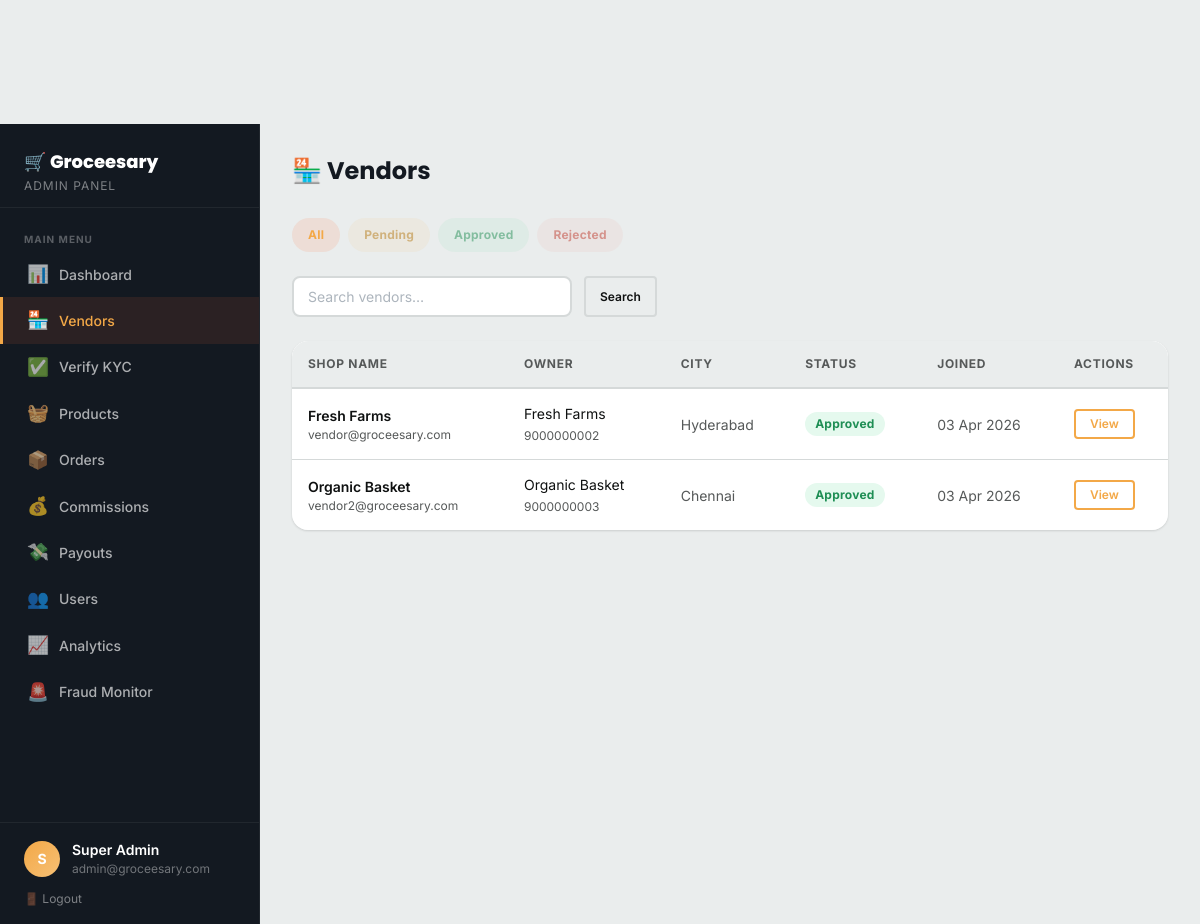
The app's page /pages/admin/vendors.php (signed in) with its own data.
### tables this page shows
CREATE TABLE IF NOT EXISTS `vendors` (
  `id`                  INT UNSIGNED AUTO_INCREMENT PRIMARY KEY,
  `user_id`             INT UNSIGNED NOT NULL UNIQUE,
  `shop_name`           VARCHAR(150) NOT NULL,
  `shop_description`    TEXT,
  `shop_address`        TEXT,
  `city`                VARCHAR(100),
  `state`               VARCHAR(100),
  `pincode`             VARCHAR(10),
  `shop_logo`           VARCHAR(255) DEFAULT NULL,
  `shop_banner`         VARCHAR(255) DEFAULT NULL,
  `aadhar_no`           VARCHAR(20) DEFAULT NULL,
  `pan_no`              VARCHAR(20) DEFAULT NULL,
  `bank_account`        VARCHAR(30) DEFAULT NULL,
  `bank_ifsc`           VARCHAR(15) DEFAULT NULL,
  `bank_name`           VARCHAR(100) DEFAULT NULL,
  `aadhar_doc`          VARCHAR(255) DEFAULT NULL,
  `pan_doc`             VARCHAR(255) DEFAULT NULL,
  `verification_status` ENUM('pending','approved','rejected','suspended') NOT NULL DEFAULT 'pending',
  `kyc_status`          ENUM('pending','submitted','approved','rejected') NOT NULL DEFAULT 'pending',
  `kyc_notes`           TEXT DEFAULT NULL,
  `commission_rate`     DECIMAL(5,2) NOT NULL DEFAULT 10.00,
  `total_sales`         DECIMAL(12,2) NOT NULL DEFAULT 0.00,
  `avg_rating`          DECIMAL(3,2) NOT NULL DEFAULT 0.00,
  `total_reviews`       INT UNSIGNED NOT NULL DEFAULT 0,
  `delivery_time`       VARCHAR(50) DEFAULT '30-60 min',
  `min_order_amount`    DECIMAL(10,2) NOT NULL DEFAULT 0.00,
  `created_at`          DATETIME NOT NULL DEFAULT CURRENT_TIMESTAMP,
  `updated_at`          DATETIME NOT NULL DEFAULT CURRENT_TIMESTAMP ON UPDATE CURRENT_TIMESTAMP,
  FOREIGN KEY (`user_id`) REFERENCES `users`(`id`) ON DELETE CASCADE,
  INDEX `idx_verification` (`verification_status`),
  INDEX `idx_city` (`city`)
);

CREATE TABLE IF NOT EXISTS `users` (
  `id`           INT UNSIGNED AUTO_INCREMENT PRIMARY KEY,
  `name`         VARCHAR(100) NOT NULL,
  `email`        VARCHAR(150) NOT NULL UNIQUE,
  `phone`        VARCHAR(15),
  `password_hash` VARCHAR(255) NOT NULL,
  `role`         ENUM('customer','vendor','admin') NOT NULL DEFAULT 'customer',
  `avatar`       VARCHAR(255) DEFAULT NULL,
  `is_active`    TINYINT(1) NOT NULL DEFAULT 1,
  `email_verified` TINYINT(1) NOT NULL DEFAULT 0,
  `reset_token`  VARCHAR(100) DEFAULT NULL,
  `reset_expires` DATETIME DEFAULT NULL,
  `created_at`   DATETIME NOT NULL DEFAULT CURRENT_TIMESTAMP,
  `updated_at`   DATETIME NOT NULL DEFAULT CURRENT_TIMESTAMP ON UPDATE CURRENT_TIMESTAMP,
  INDEX `idx_email` (`email`),
  INDEX `idx_role`  (`role`)
);

### config/database.php (called while the page is built, shortened)
<?php
class Database {
    private static ?Database $instance = null;
    private ?PDO $conn = null;
    private function __construct() {
        try {
            if (defined('DB_TYPE') && DB_TYPE === 'sqlite') {
                $dbPath = defined('DB_PATH') ? DB_PATH : __DIR__ . '/../database/groceesary.sqlite';
                $dbDir = dirname($dbPath);
                if (!is_dir($dbDir)) @mkdir($dbDir, 0777, true);
                $this->conn = new PDO("sqlite:$dbPath");
                $this->conn->setAttribute(PDO::ATTR_ERRMODE, PDO::ERRMODE_EXCEPTION);
            } else {
                $dsn = "mysql:host=" . DB_HOST . ";dbname=" . DB_NAME . ";charset=" . DB_CHARSET;
                $this->conn = new PDO($dsn, DB_USER, DB_PASSWORD, [
                    PDO::ATTR_ERRMODE => PDO::ERRMODE_EXCEPTION,
                    PDO::ATTR_DEFAULT_FETCH_MODE => PDO::FETCH_ASSOC,
                    PDO::ATTR_EMULATE_PREPARES => false,
                ]);
            }
        } catch (PDOException $e) {
            if (defined('DEBUG_MODE') && DEBUG_MODE) {
                die('<h3>DB Connection Error: ' . $e->getMessage() . '</h3>');
            }
            die('Service temporarily unavailable.');
        }
    }
    public static function getInstance(): Database {
        if (self::$instance === null) {
            self::$instance = new Database();
        }
        return self::$instance;
    }
    public function query(string $sql): array {
        try {
            $stmt = $this->conn->query($sql);
            return $stmt->fetchAll(PDO::FETCH_ASSOC);
        } catch (PDOException $e) {
            $this->logError($e->getMessage(), $sql);
            return [];
        }
    }
}
?>

### pages/admin/vendors.php (the view, shortened to what this page needs)
<?php
require_once '../../config/config.php'; require_once '../../config/constants.php'; require_once '../../config/database.php';
$db=Database::getInstance(); $success=''; $errors=[];
$status_filter=trim($_GET['status']??''); $q=trim($_GET['q']??'');
$page=(int)($_GET['page']??1); $per=15; $offset=($page-1)*$per;
$where="1=1"; if($status_filter) $where.=" AND v.verification_status='".addslashes($status_filter)."'";
$vendors=$db->query("SELECT v.*,u.name AS owner_name,u.email,u.phone,u.is_active FROM vendors v JOIN users u ON u.id=v.user_id WHERE $where ORDER BY v.created_at DESC LIMIT $per OFFSET $offset");
$vc=['pending'=>'warning','approved'=>'success','rejected'=>'danger'];
require_once '../../templates/layouts/header.php';
?>
<div class="dashboard-layout">
<?php require_once '../../templates/layouts/sidebar.php'; ?>
<main class="dashboard-main">
  <h1 style="font-size:var(--text-2xl);margin-bottom:var(--space-6)">🏪 Vendors</h1>
  <div class="flex gap-2 flex-wrap mb-5">
    <a href="?" class="badge <?=!$status_filter?'badge-primary':'badge-muted'?>" style="padding:8px 16px;text-decoration:none">All</a>
    <?php foreach(['pending'=>'Pending','approved'=>'Approved','rejected'=>'Rejected'] as $k=>$l):?><a href="?status=<?=$k?>" class="badge badge-<?=$vc[$k]?>" style="padding:8px 16px;text-decoration:none;opacity:<?=$status_filter===$k?'1':'0.5'?>"><?=$l?></a><?php endforeach;?>
  </div>
  <form class="flex gap-3 mb-5" method="GET">
    <input type="text" class="form-control" name="q" placeholder="Search vendors…" value="<?=htmlspecialchars($q)?>" style="max-width:280px">
    <button type="submit" class="btn btn-ghost btn-sm">Search</button>
  </form>
  <?php if($vendors):?>
  <div class="table-wrapper">
    <table class="table">
      <thead><tr><th>Shop Name</th><th>Owner</th><th>City</th><th>Status</th><th>Joined</th><th>Actions</th></tr></thead>
      <tbody>
      <?php foreach($vendors as $v):?>
        <tr>
          <td><div class="fw-semibold"><?=htmlspecialchars($v['shop_name'])?></div><div class="text-xs text-muted"><?=htmlspecialchars($v['email'])?></div></td>
          <td class="text-sm"><?=htmlspecialchars($v['owner_name'])?><br><span class="text-xs text-muted"><?=htmlspecialchars($v['phone']??'')?></span></td>
          <td class="text-sm text-muted"><?=htmlspecialchars($v['city']??'-')?></td>
          <?php $vc_cls = $vc[$v['verification_status']] ?? 'muted'; ?>
          <td><span class="badge badge-<?= $vc_cls ?>"><?=ucfirst($v['verification_status'])?></span><?php if(!$v['is_active']):?><span class="badge badge-danger ml-1">Banned</span><?php endif;?></td>
          <td class="text-xs text-muted"><?=date('d M Y',strtotime($v['created_at']))?></td>
          <td>
            <div class="flex gap-2">
              <a href="<?=$base?>/pages/admin/vendor_verify.php?id=<?=$v['id']?>" class="btn btn-sm btn-outline-primary">View</a>
            </div>
          </td>
        </tr>
      <?php endforeach;?>
      </tbody>
    </table>
  </div>
  <?php $current_page=$page; $base_url='?'.http_build_query(array_filter(['status'=>$status_filter,'q'=>$q])); include '../../templates/components/pagination.php';
  else:?><div class="empty-state"><div class="empty-icon">🏪</div><h3>No vendors found</h3></div><?php endif;?>
</main>
</div>
</body></html>

### templates/css/base.css (style rules this page uses)
:root { --color-primary: #f3a847; --color-primary-dark: #e09635; --color-primary-light: #f6c075; --color-secondary: #232f3e; --color-secondary-dark:#131921; --color-secondary-light:#2874f0; --color-success: #2ECC71; --color-danger: #e74c3c; --color-warning: #f39c12; --color-info: #3498db; --color-white: #ffffff; --color-bg: #eaeded; --color-surface: #ffffff; --color-border: #d5d9d9; --color-text: #0f1111; --color-muted: #565959; --color-dark: #131921; --gradient-primary: linear-gradient(135deg, #f3a847 0%, #f6c075 100%); --gradient-secondary: linear-gradient(135deg, #232f3e 0%, #131921 100%); --gradient-hero: linear-gradient(135deg, #131921 0%, #232f3e 50%, #2874f0 100%); --gradient-card: linear-gradient(180deg, rgba(255,255,255,0) 60%, rgba(0,0,0,0.5) 100%); --space-1: 4px; --space-2: 8px; --space-3: 12px; --space-4: 16px; --space-5: 24px; --space-6: 32px; --space-7: 48px; --space-8: 64px; --space-9: 96px; --font-sans: 'Inter', -apple-system, BlinkMacSystemFont, sans-serif; --font-heading: 'Poppins', 'Inter', sans-serif; --font-mono: 'Courier New', monospace; --text-xs: 0.75rem; --text-sm: 0.875rem; --text-base: 1rem; --text-lg: 1.125rem; --text-xl: 1.25rem; --text-2xl: 1.5rem; --text-3xl: 1.875rem; --text-4xl: 2.25rem; --text-5xl: 3rem; --leading-tight: 1.25; --leading-snug: 1.375; --leading-normal: 1.5; --leading-relaxed:1.625; --radius-sm: 4px; --radius-md: 8px; --radius-lg: 12px; --radius-xl: 16px; --radius-2xl: 24px; --radius-full: 9999px; --shadow-sm: 0 1px 3px rgba(0,0,0,0.08), 0 1px 2px rgba(0,0,0,0.06); --shadow-md: 0 4px 12px rgba(0,0,0,0.1); --shadow-lg: 0 10px 30px rgba(0,0,0,0.12); --shadow-xl: 0 20px 60px rgba(0,0,0,0.15); --shadow-primary: 0 8px 24px rgba(255,107,53,0.35); --transition-fast: 150ms ease; --transition-base: 250ms ease; --transition-slow: 400ms ease; --z-below: -1; --z-base: 0; --z-above: 10; --z-dropdown: 100; --z-sticky: 200; --z-modal: 300; --z-toast: 400; }
*, *::before, *::after { box-sizing: border-box; margin: 0; padding: 0; }
html { height: 100%; font-size: 16px; scroll-behavior: smooth; -webkit-text-size-adjust: 100%; }
body { height: 100%; margin: 0; padding: 0; font-family: var(--font-sans); font-size: var(--text-base); line-height: var(--leading-normal); color: var(--color-text); background-color: var(--color-bg); -webkit-font-smoothing: antialiased; -moz-osx-font-smoothing: grayscale; overflow-x: hidden; }
a { color: inherit; text-decoration: none; }
button { cursor: pointer; font-family: inherit; }
input, textarea, select { font-family: inherit; }
table { border-collapse: collapse; width: 100%; }
h1, h2, h3, h4, h5, h6 { font-family: var(--font-heading); font-weight: 700; line-height: var(--leading-tight); color: var(--color-dark); }
h1 { font-size: var(--text-4xl); }

### templates/css/layout.css (style rules this page uses)
.flex { display: flex; }
.flex-wrap { flex-wrap: wrap; }
.gap-2 { gap: var(--space-2); }
.gap-3 { gap: var(--space-3); }
.mb-5 { margin-bottom: var(--space-5); }
body { padding-top: 0; }
body.has-navbar:not(.no-navbar) { padding-top: 124px; }
.dashboard-layout { display: grid; grid-template-columns: 260px 1fr; min-height: 100vh; }
.dashboard-main { padding: var(--space-6); background: var(--color-bg); overflow-y: auto; }

### templates/css/theme.css (style rules this page uses)
.text-muted { color: var(--color-muted) !important; }
.fw-semibold { font-weight: 600; }
.text-sm { font-size: var(--text-sm); }
.text-xs { font-size: var(--text-xs); }
.dashboard-layout { display: flex; min-height: 100vh; padding-top: 0; }
.dashboard-main { flex: 1; padding: var(--space-7) var(--space-8); background: var(--color-bg); overflow-x: hidden; min-height: 100vh; }
body { padding-top: 0; }
body.has-navbar:not(.no-navbar) { padding-top: 124px; }

### templates/css/responsive.css (style rules this page uses)
.dashboard-layout { grid-template-columns: 1fr; }
.dashboard-main { padding: var(--space-4); }
@media (min-width: 576px) { h1 { font-size: var(--text-4xl); } }
@media (min-width: 992px) { .dashboard-layout { grid-template-columns: 260px 1fr; } }
@media (min-width: 992px) { .dashboard-main { padding: var(--space-6); } }
@media (min-width: 1200px) { h1 { font-size: var(--text-5xl); } }

### records on screen
vendors: shop_name "Fresh Farms", user.email "vendor@groceesary.com", user.name "Fresh Farms", user.phone "9000000002", city "Hyderabad", verification_status "Approved", created_at "03 Apr 2026"
vendors: shop_name "Organic Basket", user.email "vendor2@groceesary.com", user.name "Organic Basket", user.phone "9000000003", city "Chennai", verification_status "Approved", created_at "03 Apr 2026"

### other values on screen
$sidebar_role "ADMIN"
$link['icon'] "📊"
$link['label'] "Dashboard"
$link['icon'] "🏪"
$link['label'] "Vendors"
$link['icon'] "✅"
$link['label'] "Verify KYC"
$link['icon'] "🧺"
$link['label'] "Products"
$link['icon'] "📦"
$link['label'] "Orders"
$link['icon'] "💰"
$link['label'] "Commissions"
$link['icon'] "💸"
$link['label'] "Payouts"
